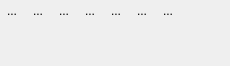
<?xml version="1.0" encoding="UTF-8"?>
<ui version="4.0">
 <class>SimpleInsertWidget</class>
 <widget class="QWidget" name="SimpleInsertWidget">
  <property name="geometry">
   <rect>
    <x>0</x>
    <y>0</y>
    <width>230</width>
    <height>66</height>
   </rect>
  </property>
  <property name="sizePolicy">
   <sizepolicy hsizetype="Fixed" vsizetype="Minimum">
    <horstretch>0</horstretch>
    <verstretch>0</verstretch>
   </sizepolicy>
  </property>
  <property name="toolTip">
   <string>Other insertions from &quot;References&quot;  below and in &quot;Add Shape&quot; docker</string>
  </property>
  <layout class="QGridLayout" name="gridLayout_2" columnstretch="0">
   <property name="sizeConstraint">
    <enum>QLayout::SetMinAndMaxSize</enum>
   </property>
   <property name="margin">
    <number>0</number>
   </property>
   <property name="spacing">
    <number>0</number>
   </property>
   <item row="0" column="0">
    <layout class="QGridLayout" name="gridLayout">
     <property name="spacing">
      <number>2</number>
     </property>
     <item row="1" column="6">
	 <widget class="QToolButton" name="splitSections">
	     <property name="text">
		 <string>...</string>
	     </property>
	     <property name="iconSize">
		 <size>
		     <width>16</width>
		     <height>16</height>
		 </size>
	     </property>
	     <property name="popupMode">
		 <enum>QToolButton::InstantPopup</enum>
	     </property>
	     <property name="autoRaise">
		 <bool>true</bool>
	     </property>
	 </widget>
     </item>
     <item row="1" column="5">
         <widget class="QToolButton" name="configureSection">
             <property name="text">
                 <string>...</string>
             </property>
             <property name="iconSize">
                 <size>
                     <width>16</width>
                     <height>16</height>
                 </size>
             </property>
             <property name="popupMode">
                 <enum>QToolButton::InstantPopup</enum>
             </property>
             <property name="autoRaise">
                 <bool>true</bool>
             </property>
         </widget>
     </item>
     <item row="1" column="4">
         <widget class="QToolButton" name="insertSection">
             <property name="text">
                 <string>...</string>
             </property>
             <property name="iconSize">
                 <size>
                     <width>16</width>
                     <height>16</height>
                 </size>
             </property>
             <property name="popupMode">
                 <enum>QToolButton::InstantPopup</enum>
             </property>
             <property name="autoRaise">
                 <bool>true</bool>
             </property>
         </widget>
     </item>
     <item row="1" column="0">
      <widget class="QuickTableButton" name="quickTable">
       <property name="text">
        <string>...</string>
       </property>
       <property name="iconSize">
        <size>
         <width>16</width>
         <height>16</height>
        </size>
       </property>
       <property name="popupMode">
        <enum>QToolButton::InstantPopup</enum>
       </property>
       <property name="autoRaise">
        <bool>true</bool>
       </property>
      </widget>
     </item>
     <item row="1" column="6">
      <spacer name="horizontalSpacer_2">
       <property name="orientation">
        <enum>Qt::Horizontal</enum>
       </property>
       <property name="sizeHint" stdset="0">
        <size>
         <width>40</width>
         <height>20</height>
        </size>
       </property>
      </spacer>
     </item>
     <item row="1" column="1">
      <widget class="QToolButton" name="insertVariable">
       <property name="text">
        <string>...</string>
       </property>
       <property name="iconSize">
        <size>
         <width>16</width>
         <height>16</height>
        </size>
       </property>
       <property name="popupMode">
        <enum>QToolButton::InstantPopup</enum>
       </property>
       <property name="autoRaise">
        <bool>true</bool>
       </property>
      </widget>
     </item>
     <item row="1" column="2">
      <widget class="QToolButton" name="insertSpecialChar">
       <property name="text">
        <string>...</string>
       </property>
       <property name="iconSize">
        <size>
         <width>16</width>
         <height>16</height>
        </size>
       </property>
       <property name="autoRaise">
        <bool>true</bool>
       </property>
      </widget>
     </item>
     <item row="1" column="3">
      <widget class="QToolButton" name="insertPageBreak">
       <property name="text">
        <string>...</string>
       </property>
       <property name="iconSize">
        <size>
         <width>16</width>
         <height>16</height>
        </size>
       </property>
       <property name="autoRaise">
        <bool>true</bool>
       </property>
      </widget>
     </item>
    </layout>
   </item>
   <item row="1" column="0">
    <widget class="QWidget" name="SpecialSpacer" native="true">
     <property name="sizePolicy">
      <sizepolicy hsizetype="Preferred" vsizetype="Expanding">
       <horstretch>0</horstretch>
       <verstretch>0</verstretch>
      </sizepolicy>
     </property>
    </widget>
   </item>
  </layout>
 </widget>
 <customwidgets>
  <customwidget>
   <class>QuickTableButton</class>
   <extends>QToolButton</extends>
   <header>dialogs/QuickTableButton.h</header>
  </customwidget>
 </customwidgets>
 <resources/>
 <connections/>
</ui>
